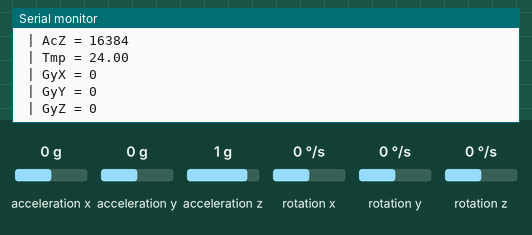
Simulated run of this sketch. Board: Arduino Uno, built with avr-gcc and run on an emulated ATmega328P. Shown: the last lines printed to the serial monitor. Wiring (inferred from the names in the program): MPU-6050 motion sensor at I2C address 0x68. The inputs (shaded band) are chosen by the test bench; at power-on: acceleration x 0 g, acceleration y 0 g, acceleration z 1 g, rotation x 0 °/s, rotation y 0 °/s, rotation z 0 °/s.

Above: at 1.2 s.
1.3 s: acceleration x set to -1.4 g
2.8 s: acceleration y set to -1.4 g
4.3 s: acceleration z set to -1.4 g
5.8 s: rotation x set to -192 °/s
At 6.25 s:
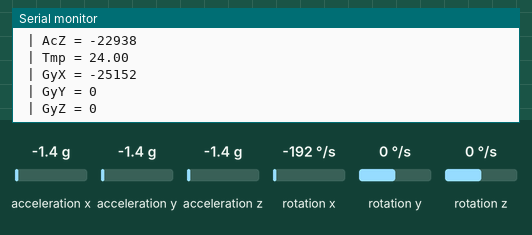
7.3 s: rotation y set to -192 °/s
At 7.78 s:
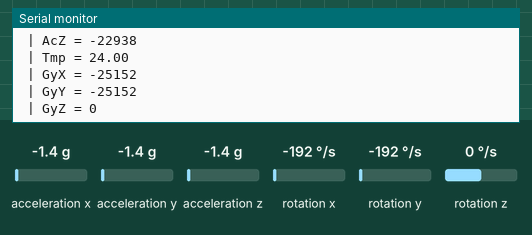
8.8 s: rotation z set to 100 °/s
At 9.33 s:
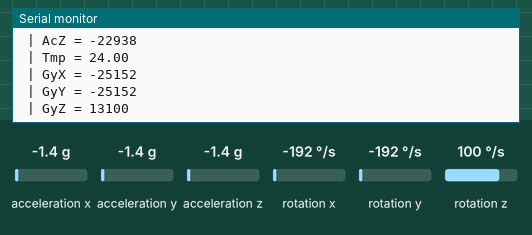

The sketch:

MPU-6050.ino
```cpp
// MPU-6050 Short Example Sketch
//www.elegoo.com
//2016.12.9

#include<Wire.h>
const int MPU_addr=0x68;  // I2C address of the MPU-6050
int16_t AcX,AcY,AcZ,Tmp,GyX,GyY,GyZ;
void setup(){
  Wire.begin();
  Wire.beginTransmission(MPU_addr);
  Wire.write(0x6B);  // PWR_MGMT_1 register
  Wire.write(0);     // set to zero (wakes up the MPU-6050)
  Wire.endTransmission(true);
  Serial.begin(9600);
}
void loop(){
  Wire.beginTransmission(MPU_addr);
  Wire.write(0x3B);  // starting with register 0x3B (ACCEL_XOUT_H)
  Wire.endTransmission(false);
  Wire.requestFrom(MPU_addr,14,true);  // request a total of 14 registers
  AcX=Wire.read()<<8|Wire.read();  // 0x3B (ACCEL_XOUT_H) & 0x3C (ACCEL_XOUT_L)
  AcY=Wire.read()<<8|Wire.read();  // 0x3D (ACCEL_YOUT_H) & 0x3E (ACCEL_YOUT_L)
  AcZ=Wire.read()<<8|Wire.read();  // 0x3F (ACCEL_ZOUT_H) & 0x40 (ACCEL_ZOUT_L)
  Tmp=Wire.read()<<8|Wire.read();  // 0x41 (TEMP_OUT_H) & 0x42 (TEMP_OUT_L)
  GyX=Wire.read()<<8|Wire.read();  // 0x43 (GYRO_XOUT_H) & 0x44 (GYRO_XOUT_L)
  GyY=Wire.read()<<8|Wire.read();  // 0x45 (GYRO_YOUT_H) & 0x46 (GYRO_YOUT_L)
  GyZ=Wire.read()<<8|Wire.read();  // 0x47 (GYRO_ZOUT_H) & 0x48 (GYRO_ZOUT_L)
  Serial.print(" | AcX = "); Serial.println(AcX);
  Serial.print(" | AcY = "); Serial.println(AcY);
  Serial.print(" | AcZ = "); Serial.println(AcZ);
  Serial.print(" | Tmp = "); Serial.println(Tmp/340.00+36.53);  //equation for temperature in degrees C from datasheet
  Serial.print(" | GyX = "); Serial.println(GyX);
  Serial.print(" | GyY = "); Serial.println(GyY);
  Serial.print(" | GyZ = "); Serial.println(GyZ);
  Serial.println();
  delay(333);
}
```

Measured:
- after the input at 5.8 s, the serial monitor: prints a new line after 0.22 s (image 1)
- after the input at 7.3 s, the serial monitor: prints a new line after 0.26 s (image 2)
- after the input at 8.8 s, the serial monitor: prints a new line after 0.33 s (image 3)
